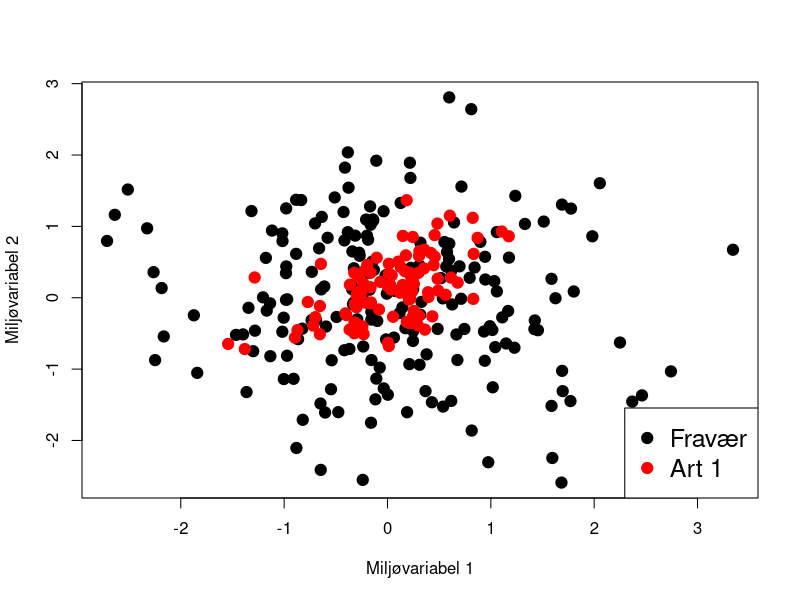
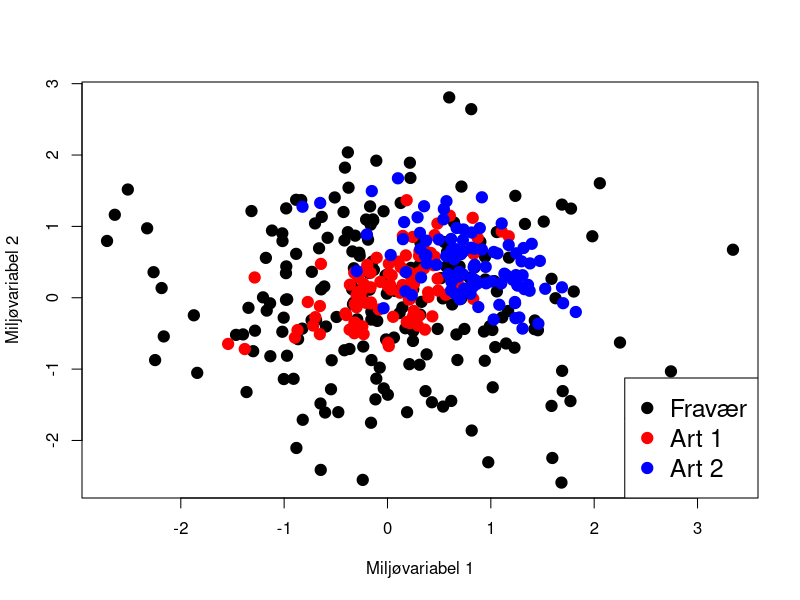
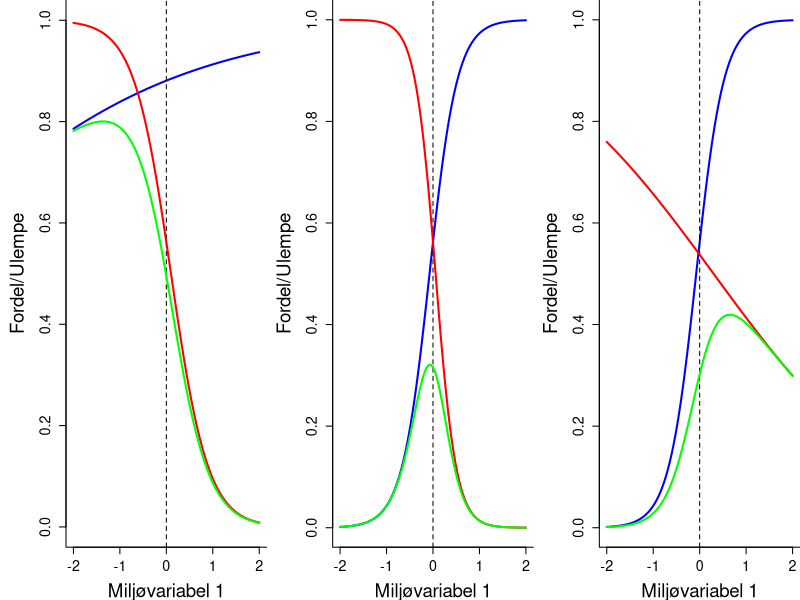

R code for these plots, in order:
## ---- chunk 1


library(VGAM)
tmp = rbinorm(n=200,      mean1 = 0, mean2 = 0, var1 = 1, var2 = 1, cov12 = 0)
tmp2 = rbinorm(n=100,      mean1 = 0, mean2 = 0, var1 = .2, var2 = .2, cov12 = .1)
tmp3 = rbinorm(n=100,      mean1 = 0.72, mean2 = 0.5, var1 = .2, var2 = .2, cov12 = -.1)

plot(tmp[,1], tmp[,2], pch = 19, cex = 1.5, xlab = "Miljøvariabel 1", ylab= "Miljøvariabel 2")
points(tmp2[,1], tmp2[,2], col = "red", pch = 19, cex = 1.5)

legend("bottomright", c("Fravær", "Art 1"), col = c("black", "red"), cex = 1.5, pch = 19)


## ---- chunk 2


library(VGAM)
tmp3 = rbinorm(n=100,      mean1 = 0.72, mean2 = 0.5, var1 = .2, var2 = .2, cov12 = -.1)

plot(tmp[,1], tmp[,2], pch = 19, cex = 1.5, xlab = "Miljøvariabel 1", ylab= "Miljøvariabel 2")
points(tmp2[,1], tmp2[,2], col = "red", pch = 19, cex = 1.5)
points(tmp3[,1], tmp3[,2], col = "blue", pch = 19, cex = 1.5)

legend("bottomright", c("Fravær", "Art 1", "Art 2"), col = c("black", "red", "blue"), cex = 1.5, pch = 19)
## ---- chunk 3
library(boot)
library(boot)
par(mfrow = c(1,3), bty = "L", omi = c(0,0,0,0), mar = c(4,5,0,0))
curve(inv.logit(2+.35*x), from = -2, to = 2, ylim = c(0,1), col = "blue", xlab = "Miljøvariabel 1",
      ylab = "Fordel/Ulempe", lwd = 2, cex.lab = 1.7, cex.axis = 1.3)
abline(v = 0, lty = "dashed")
curve(inv.logit(.25-2.5*x), from = -2, to = 2, add = T, col = "red", lwd = 2, cex.lab = 1.7, cex.axis = 1.3)
curve((inv.logit(2+.35*x)*inv.logit(.25-2.5*x)), col = "green", add = T, lwd = 2, cex.lab = 1.7, cex.axis = 1.3)

curve(inv.logit(.25+3.35*x), from = -2, to = 2, col = "blue", xlab = "Miljøvariabel 1",
      ylab = "Fordel/Ulempe", lwd = 2, cex.lab = 1.7, cex.axis = 1.3)
abline(v = 0, lty = "dashed")
curve(inv.logit(.25+-4.5*x), from = -2, to = 2, add = T, col = "red", lwd = 2, cex.lab = 1.7, cex.axis = 1.3)
curve((inv.logit(.25+-4.5*x)*inv.logit(.25+3.35*x)), col = "green", add = T, lwd = 2, cex.lab = 1.7, cex.axis = 1.3)


curve(inv.logit(.25+3.35*x), from = -2, to = 2,  col = "blue", xlab = "Miljøvariabel 1",
      ylab = "Fordel/Ulempe", lwd = 2, cex.lab = 1.7, cex.axis = 1.3)
abline(v = 0, lty = "dashed")
curve(inv.logit(.15-.5*x), from = -2, to = 2, add = T, col = "red", lwd = 2, cex.lab = 1.7, cex.axis = 1.3)
curve((inv.logit(.25+3.35*x)*inv.logit(.15-.5*x)), col = "green", add = T, lwd = 2, cex.lab = 1.7, cex.axis = 1.3)
#legend("bottomright", c("Fordel", "Ulempe","Nytte"), c("blue", "red", "green"), lwd = 2)
